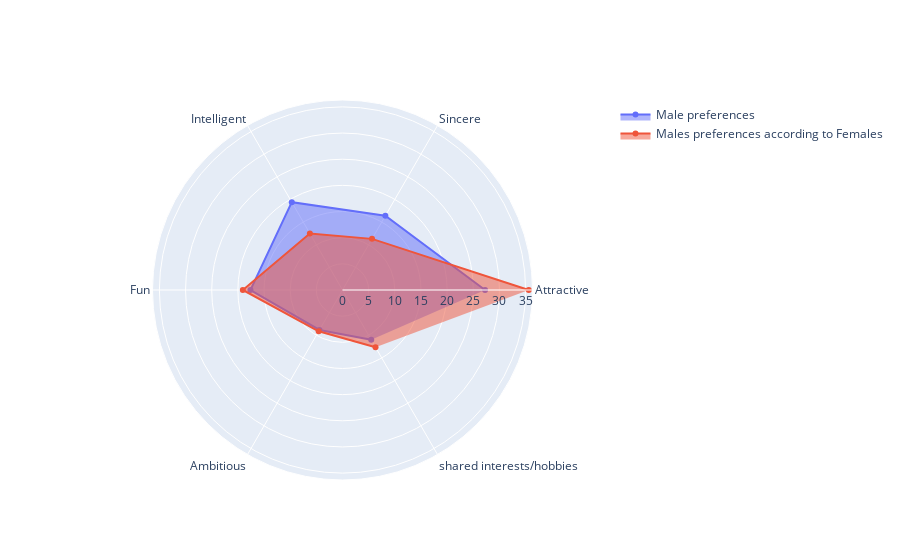

This figure's notebook cell:
### Markdown cell above
According to each other, opposite sex believe the other is looking for same criteria than himself

### Code cell
fig = go.Figure()

fig.add_trace(go.Scatterpolar(
    r=hommes[b].mean(),
    theta=theta,
    fill='toself',
    name='Male preferences'
))

fig.add_trace(go.Scatterpolar(
    r=femmes[c].mean(),
    theta=theta,
    fill='toself',
    name='Males preferences according to Females'
))

fig.show()

### Figure 1 — Plotly figure (JSON) as saved in the notebook; plotly's stock layout.template omitted (floating-point values rounded to 4 significant figures)
{"data": [{"fill": "toself", "name": "Male preferences", "r": [27.25, 16.38, 19.39, 17.6, 8.824, 10.98], "theta": ["Attractive", "Sincere", "Intelligent", "Fun", "Ambitious", "shared interests/hobbies"], "type": "scatterpolar"}, {"fill": "toself", "name": "Males preferences according to Females", "r": [35.6, 11.28, 12.48, 19.05, 9.114, 12.63], "theta": ["Attractive", "Sincere", "Intelligent", "Fun", "Ambitious", "shared interests/hobbies"], "type": "scatterpolar"}], "layout": {"autosize": true, "polar": {"angularaxis": {"type": "category"}, "radialaxis": {"autorange": true, "range": [0, 36.62], "type": "linear"}}}}
